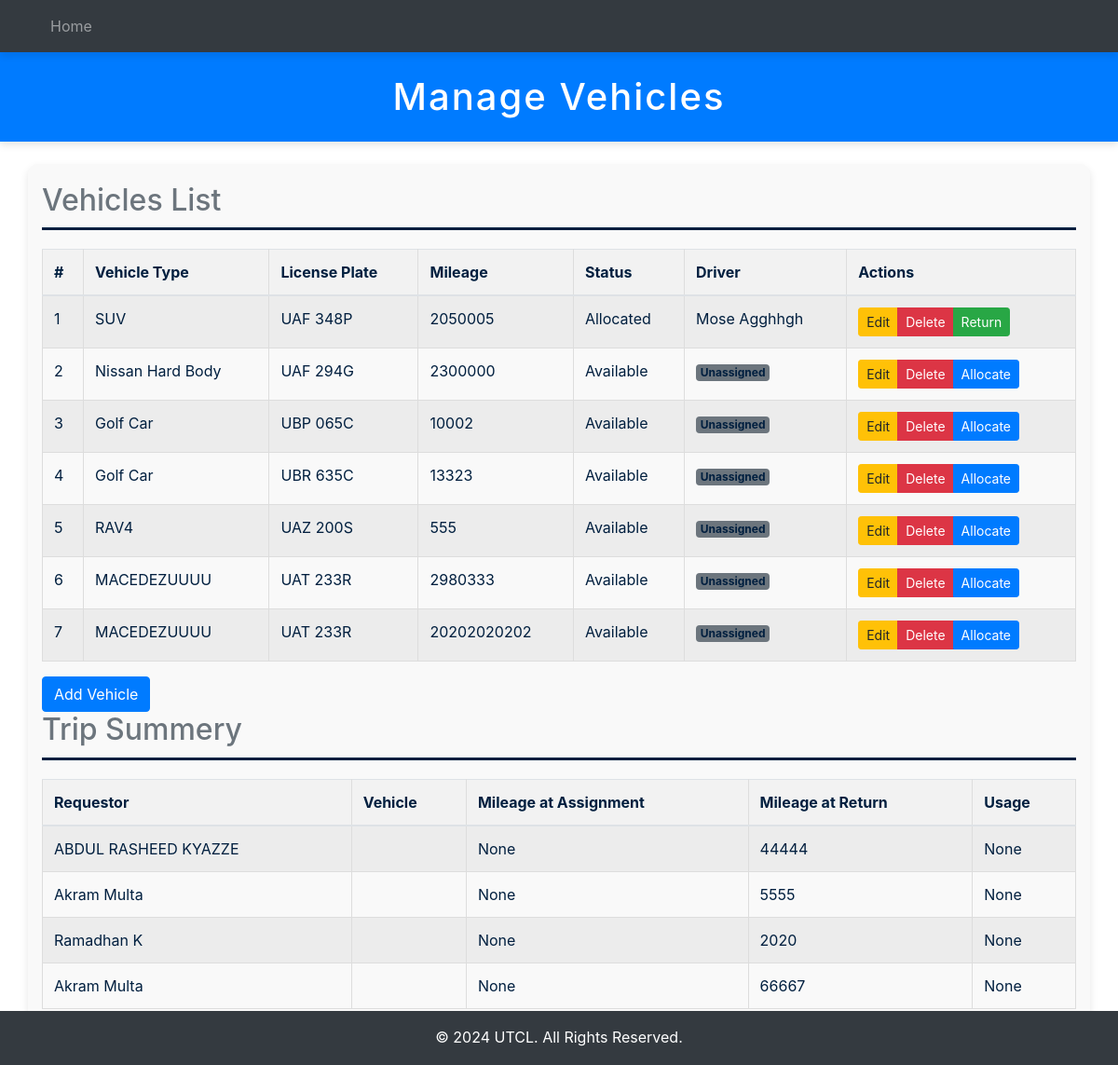
Before: /vehicles/ with the older database file.
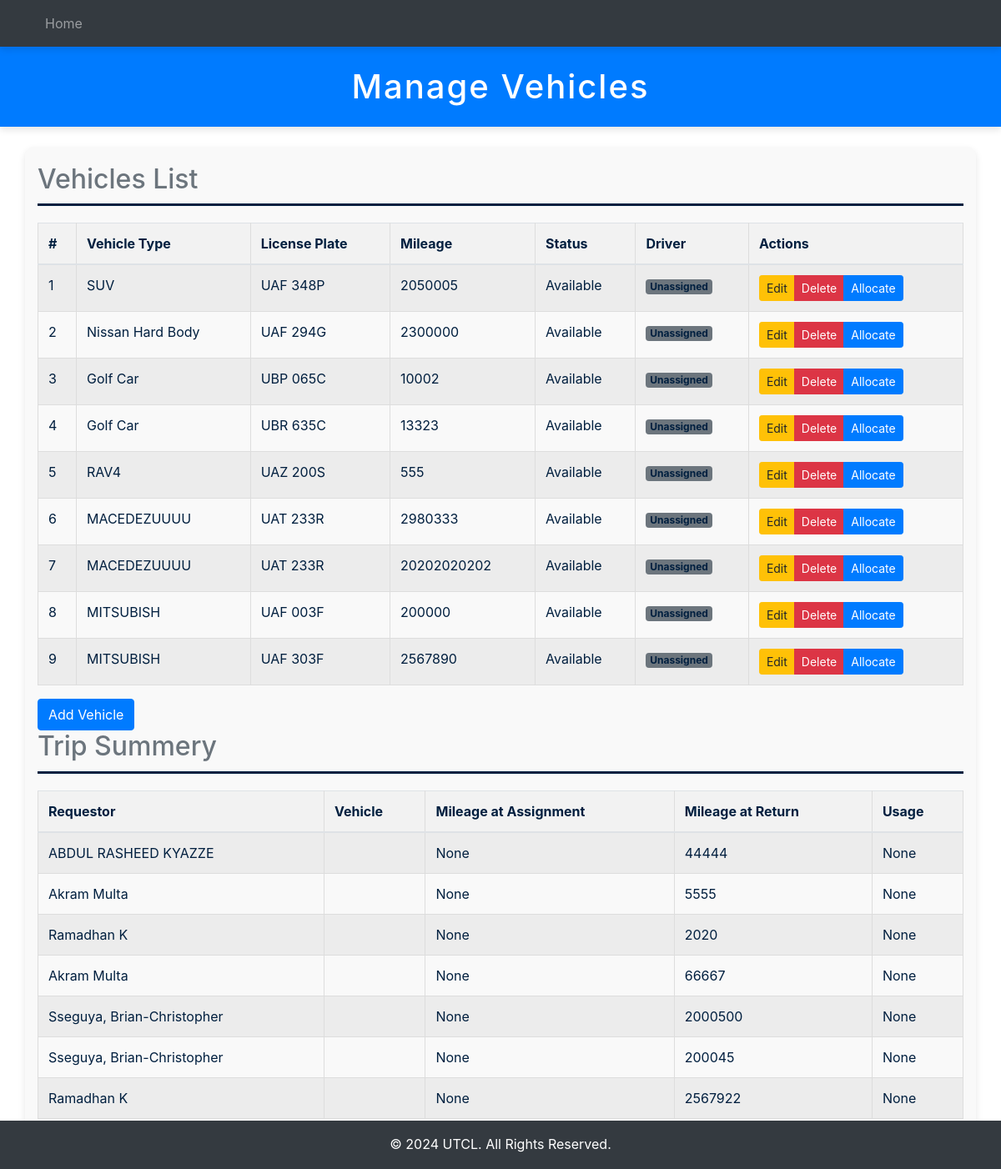
After: the same page with the newer database file.
### fleetApp/models.py (models this page shows, shortened)
class Vehicle(models.Model):
  ENGIN = [
    ("GAS", "Gasoline"),
    ("HYB", "Hybrid"),
    ("DIS", "Diesel"),
    ("ELE", "Electric")
  ]
  STATUS = [
    ("Av", "Available"),
    ("Al", "Allocated")
  ]
  vehicle_plate = models.CharField(max_length=20)
  vehicle_type = models.CharField(max_length=50)
  mileage = models.PositiveIntegerField()
  engine_type = models.CharField(max_length=4, choices=ENGIN)
  status = models.CharField(max_length=2, choices=STATUS, default="Available")

class Driver(models.Model):
  GENDER_OPTION = [
    ("M", "Male"),
    ("F", "Female")
  ]
  driver_name = models.CharField(max_length=50)
  gender = models.CharField(max_length=2, choices=GENDER_OPTION)
  contact = models.CharField(max_length=20)
  email_address = models.EmailField()
  vehicle = models.ForeignKey(Vehicle, on_delete=models.SET_NULL, null=True)

class Request(models.Model):
    REQUEST_STATE = [
        ("P", "Pending"),
        ("O", "Open"),
        ("C", "Closed"),
    ]
    requestor = models.ForeignKey(Requestor, on_delete=models.CASCADE, related_name="requests")
    request_date = models.DateField(auto_now_add=True)
    current_location = models.CharField(max_length=50)
    destination = models.CharField(max_length=50)
    purpose = models.CharField(max_length=100)
    vehicle = models.ForeignKey('Vehicle', on_delete=models.CASCADE, null=True, blank=True)
    time_of_allocation = models.DateTimeField(null=True, blank=True)
    request_status = models.CharField(max_length=1, choices=REQUEST_STATE, default="P")
    mileage_at_assignment = models.IntegerField(null=True, blank=True)
    mileage_at_return = models.IntegerField(null=True, blank=True)

class Requestor(models.Model):
    name = models.CharField(max_length=50)
    contact = models.CharField(max_length=20)
    email_address = models.EmailField()

### fleetApp/views.py (the view)
# urls.py: path('vehicles/', views.vehicle_view, name='vehicle'),
def vehicle_view(request):
    vehicles = Vehicle.objects.all()
    requests = Request.objects.filter(request_status="C").annotate(
        usage_summary=ExpressionWrapper(
            F('mileage_at_return') - F('mileage_at_assignment'),
            output_field=IntegerField()
        )
    )
    context = {
        'vehicles': vehicles,
        'requests': requests,
    }
    return render(request, 'fleetApp/vehicle/vehicles.html', context)

### fleetApp/templates/fleetApp/vehicle/vehicles.html (shortened to what this page needs)
{% extends "main.html" %}
{% load crispy_forms_tags %}
{% block header %}Manage Vehicles{% endblock %}
{% block content %}
<h2 class="text-secondary">Vehicles List</h2>
<table class="table table-striped">
    <thead>
        <tr>
            <th>#</th>
            <th>Vehicle Type</th>
            <th>License Plate</th>
            <th>Mileage</th>
            <th>Status</th>
            <th>Driver</th>
            <th>Actions</th>
        </tr>
    </thead>
    <tbody>
        {% for vehicle in vehicles %}
        <tr>
            <td>{{ forloop.counter }}</td>
            <td>{{ vehicle.vehicle_type }}</td>
            <td>{{ vehicle.vehicle_plate }}</td>
            <td>{{ vehicle.mileage }}</td>
            <td>{{ vehicle.status }}</td>
            <td>
                {% if vehicle.status == "Allocated" %}
                    {{ vehicle.driver_set.first.driver_name }}
                {% else %}
                    <span class="badge bg-secondary">Unassigned</span>
                {% endif %}
            </td>
            <td>
                <div class="btn-group" role="group" aria-label="Actions">
                    <a href="{% url 'edit_vehicle' vehicle.id %}" class="btn btn-sm btn-warning">Edit</a>
                    <a href="{% url 'delete_vehicle' vehicle.id %}" class="btn btn-sm btn-danger" onclick="return confirm('Are you sure you want to delete this vehicle?');">Delete</a>
                    {% if vehicle.status == "Available" %}
                        <a href="{% url 'allocate_vehicle' vehicle.id %}" class="btn btn-sm btn-primary">Allocate</a>
                    {% else %}
                        <a href="{% url 'return_vehicle' vehicle.id %}" class="btn btn-sm btn-success">Return</a>
                    {% endif %}
                </div>
            </td>
        </tr>
        {% endfor %}
    </tbody>
</table>
<a href="{% url 'add_vehicle' %}" class="btn btn-primary">Add Vehicle</a>
<h2 class="text-secondary">Trip Summery</h2>
<table class="table table-striped">
    <thead>
        <tr>
            <th>Requestor</th>
            <th>Vehicle</th>
            <th>Mileage at Assignment</th>
            <th>Mileage at Return</th>
            <th>Usage</th>
        </tr>
    </thead>
    <tbody>
        {% for request in requests %}
        <tr>
            <td>{{ request.requestor.name }}</td>
            <td>{{ request.vehicle.vehicle_plate }}</td>
            <td>{{ request.mileage_at_assignment }}</td>
            <td>{{ request.mileage_at_return }}</td>
            <td>{{ request.usage_summary }}</td>
        </tr>
        {% endfor %}
    </tbody>
</table>
{% endblock %}

### fleetApp/templates/main.html (shortened to what this page needs)
<!DOCTYPE html>
<html lang="en">
<head>
    {% load static %}
    <link rel="stylesheet" href="{% static 'css_old/styles.css' %}">
    <link rel="stylesheet" href="{% static 'css/bootstrap.min.css' %}">
</head>
<body class="d-flex flex-column min-vh-100">
    <nav class="navbar navbar-expand-lg navbar-dark bg-dark">
        <div class="container-fluid">
            <div>
                <ul class="navbar-nav">
                    <li class="nav-item"><a class="nav-link" href="{% url 'home' %}">Home</a></li>
                </ul>
            </div>
        </div>
    </nav>
    <header class="bg-primary text-white text-center py-4">
        <h1>{% block header %}Welcome to UTCL Fleet Management System{% endblock %}</h1>
    </header>
    <main class="container my-4">
        {% block content %}
        {% endblock %}
    </main>
    <footer class="bg-dark text-white text-center py-3 mt-auto">
        <p>&copy; 2024 UTCL. All Rights Reserved.</p>
    </footer>
</body>
</html>

### fleetApp/static/css_old/styles.css (style rules this page uses)
.container { width: 350px; padding: 20px; box-shadow: 0 4px 8px rgba(0, 0, 0, 0.1); border-radius: 10px; background-color: #f9f9f9; }
header { background-color: #001f3f; color: #fff; padding: 20px; text-align: center; box-shadow: 0 4px 8px rgba(0, 0, 0, 0.1); }
header h1 { margin: 0; font-size: 2.5em; letter-spacing: 2px; }
nav ul { list-style-type: none; padding: 0; }
nav ul li { display: inline; margin-right: 10px; }
nav { display: flex; justify-content: center; background-color: #FF851B; padding: 10px 0; box-shadow: 0 4px 8px rgba(0, 0, 0, 0.1); }
nav a { color: #fff; text-decoration: none; margin: 0 15px; padding: 10px 20px; border-radius: 5px; transition: background-color 0.3s ease; }
main { padding: 40px; background-color: #fff; color: #001f3f; max-width: 1200px; margin: auto; }
h2 { font-size: 2em; color: #FF851B; border-bottom: 3px solid #001f3f; padding-bottom: 10px; margin-bottom: 20px; }
p { font-size: 1.1em; line-height: 1.6; margin-bottom: 20px; }
table { width: 100%; border-collapse: collapse; margin-top: 20px; }
table, th, td { border: 1px solid #ddd; }
th, td { padding: 8px; text-align: left; }
th { background-color: #f2f2f2; }
footer { background-color: #001f3f; color: #fff; text-align: center; padding: 20px; position: fixed; bottom: 0; width: 100%; }
footer p { margin: 0; font-size: 1em; }

Changed rows visible on the page:
changed Vehicle "SUV": status "Allocated" → "Available"; driver_set.first.driver_name "Mose Agghhgh" → (not shown); status "Return" → "Unassigned Allocate"
added Vehicle: vehicle_type "MITSUBISH", vehicle_plate "UAF 003F", mileage "200000", status "Available", shows "Unassigned", shows "Allocate"
added Vehicle: vehicle_type "MITSUBISH", vehicle_plate "UAF 303F", mileage "2567890", status "Available", shows "Unassigned", shows "Allocate"
added Request: requestor.name "Sseguya, Brian-Christopher", mileage_at_assignment "None", mileage_at_return "2000500", usage_summary "None"
added Request: requestor.name "Sseguya, Brian-Christopher", mileage_at_assignment "None", mileage_at_return "200045", usage_summary "None"
added Request: requestor.name "Ramadhan K", mileage_at_assignment "None", mileage_at_return "2567922", usage_summary "None"
